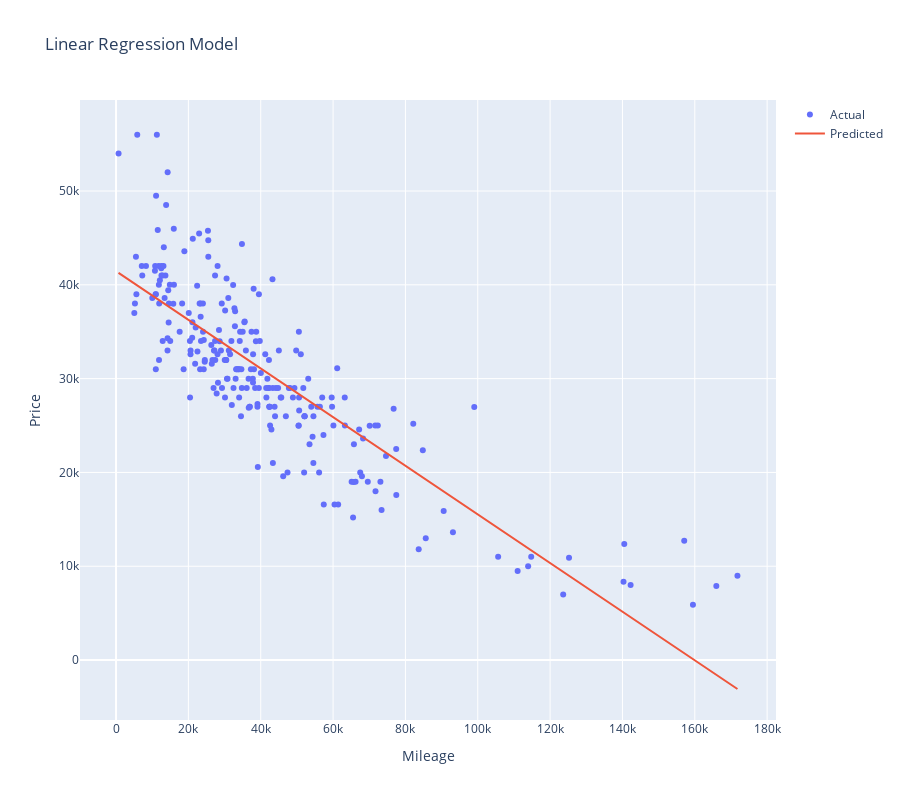

Source (notebook cell):
### Code cell
#use the volvo_df_clean to fit a linear regression model
from sklearn.linear_model import LinearRegression
from sklearn.model_selection import train_test_split
from sklearn.metrics import mean_squared_error, r2_score

# Split the data into training and testing sets
x = volvo_df_clean[['Mileage']]
y = volvo_df_clean['Price']


# Create and fit the linear regression model

volvo_model = LinearRegression()

#model.fit(x.values.reshape(-1, 1), y) 
volvo_model.fit(x, y) 
#plot the model
fig = go.Figure()
fig.add_trace(go.Scatter(x=x['Mileage'], y=y, mode='markers', name='Actual'))
fig.add_trace(go.Scatter(x=x['Mileage'], y=volvo_model.predict(x), mode='lines', name='Predicted'))
fig.update_layout(title="Linear Regression Model", height=800)
fig.update_xaxes(title="Mileage")
fig.update_yaxes(title="Price")
fig.show()

### Figure 1 — Plotly figure (JSON) as saved in the notebook; plotly's stock layout.template omitted (floating-point values rounded to 4 significant figures; data arrays with more than 128 entries replaced by an {"elided": "..."} marker saying what was removed)
{"data": [{"mode": "markers", "name": "Actual", "type": "scatter", "x": {"elided": "251 int values"}, "y": {"elided": "251 int values"}}, {"mode": "lines", "name": "Predicted", "type": "scatter", "x": {"elided": "251 int values"}, "y": {"elided": "251 float values"}}], "layout": {"height": 800, "title": {"text": "Linear Regression Model"}, "xaxis": {"title": {"text": "Mileage"}}, "yaxis": {"title": {"text": "Price"}}}}
